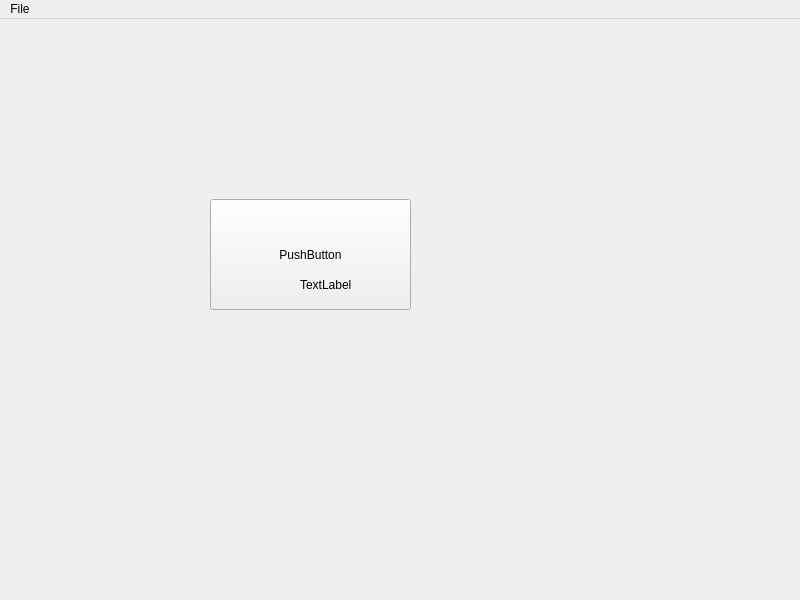
<?xml version="1.0" encoding="UTF-8"?>
<ui version="4.0">
 <class>MainWindow</class>
 <widget class="QMainWindow" name="MainWindow">
  <property name="geometry">
   <rect>
    <x>0</x>
    <y>0</y>
    <width>800</width>
    <height>600</height>
   </rect>
  </property>
  <property name="windowTitle">
   <string>MainWindow</string>
  </property>
  <widget class="QWidget" name="centralwidget">
   <widget class="QPushButton" name="pushButton">
    <property name="geometry">
     <rect>
      <x>210</x>
      <y>180</y>
      <width>201</width>
      <height>111</height>
     </rect>
    </property>
    <property name="text">
     <string>PushButton</string>
    </property>
   </widget>
   <widget class="QLabel" name="label">
    <property name="geometry">
     <rect>
      <x>300</x>
      <y>230</y>
      <width>171</width>
      <height>71</height>
     </rect>
    </property>
    <property name="text">
     <string>TextLabel</string>
    </property>
    <property name="textInteractionFlags">
     <set>Qt::NoTextInteraction</set>
    </property>
   </widget>
  </widget>
  <widget class="QMenuBar" name="menubar">
   <property name="geometry">
    <rect>
     <x>0</x>
     <y>0</y>
     <width>800</width>
     <height>21</height>
    </rect>
   </property>
   <widget class="QMenu" name="menuFile">
    <property name="title">
     <string>File</string>
    </property>
    <widget class="QMenu" name="menuRecents">
     <property name="title">
      <string>Recents</string>
     </property>
     <addaction name="actionPrimero"/>
     <addaction name="actionSegundo"/>
    </widget>
    <addaction name="menuRecents"/>
    <addaction name="separator"/>
   </widget>
   <addaction name="menuFile"/>
  </widget>
  <action name="actionPrimero">
   <property name="text">
    <string>Primero</string>
   </property>
  </action>
  <action name="actionSegundo">
   <property name="text">
    <string>Segundo</string>
   </property>
  </action>
 </widget>
 <resources/>
 <connections/>
</ui>
